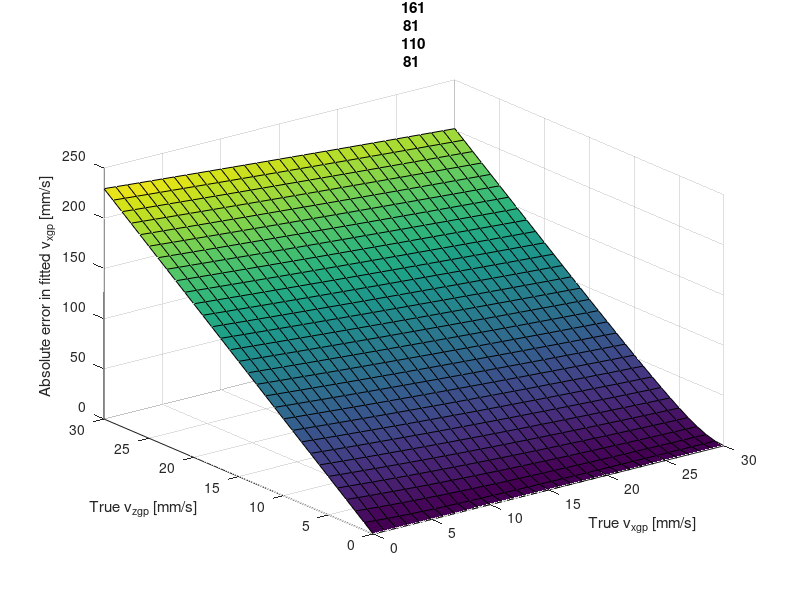

The MATLAB source for this figure: (Note: this script raises an error after producing the figure.)
%% Parameters
sigma = [60, Inf, 75] .* 1e-6; % sigma x, y, z [m]
c0 = 1540; % Speed of sound [m/s]
fc = 15.625e6; % Frequency [Hz]
lambda0 = c0/fc; % Wavelength [m]
k0 = 2*pi/lambda0; % Wavenumber [m^-1]

%% Create grids
v_xgp_bounds = [0, 30].*1e-3; % Bounds for v_xgp [m/s]
v_zgp_bounds = [0, 30].*1e-3; % Bounds for v_zgp [m/s]
vstep = 1*1e-3; % Interval for the velocity meshes/grids [m/s]
v_xgp_vec = v_xgp_bounds(1):vstep:v_xgp_bounds(2);
v_zgp_vec = v_zgp_bounds(1):vstep:v_zgp_bounds(2);
[Vx, Vz] = meshgrid(v_xgp_vec, v_zgp_vec);

%% Create function to calculate v_xgp error, if we don't fit the p term separately
error_v_xgp_func = @(v_xgp, v_zgp, p) sqrt(v_xgp.^2 + (4*pi*p*sigma(1)/lambda0 .*v_zgp).^2) - v_xgp; % v_xgp and v_zgp can be matrices, p is a single value

%% Calculate errors
p = 1;
error_v_xgp = error_v_xgp_func(Vx, Vz, p);
% figure; imagesc(error_v_xgp)
relative_error = error_v_xgp ./ Vx; % Relative error: error/v_xgp_actual

%% Plots
fs = 12;
% Plot absolute error
figure; surf(Vx.*1e3, Vz.*1e3, error_v_xgp.*1e3); xlabel('True v_{xgp} [mm/s]'); ylabel('True v_{zgp} [mm/s]'); zlabel('Absolute error in fitted v_{xgp} [mm/s]'); title("p = " + num2str(p))
fontsize(fs, 'points')

% Plot relative error
% figure; surf(Vx.*1e3, Vz.*1e3, relative_error .* 100); xlabel('True v_xgp [mm/s]'); ylabel('True v_{zgp} [mm/s]'); zlabel('Relative error in fitted v_xgp [%]')
figure; surf(Vx.*1e3, Vz.*1e3, log10(relative_error)); xlabel('True v_{xgp} [mm/s]'); ylabel('True v_{zgp} [mm/s]'); zlabel('log10(relative error in fitted v_{xgp})'); title("p = " + num2str(p))
fontsize(fs, 'points')
